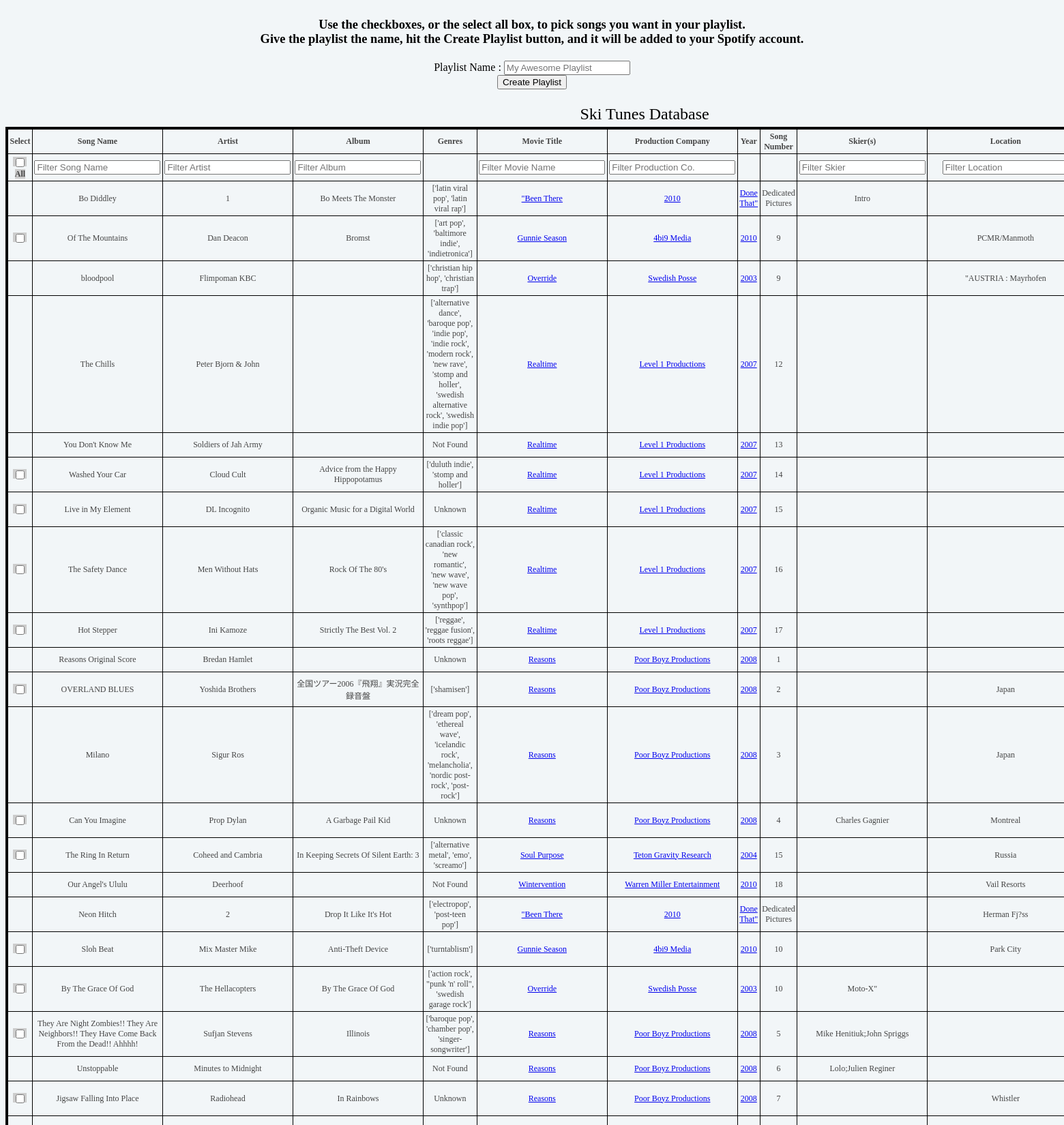
The app's page /skitunes/skibase/movie/year/ Done That" (signed in, upper part) with its own data.
### skitunes/spotify/models.py (models this page shows, shortened)
class ski_movie_song_info(db.Model):
    __tablename__ = 'Ski Movie Tunes Info'
    db_id = db.Column('id', Integer, primary_key = True)
    song_name = db.Column('Song Title', db.String(100))
    song_artist = db.Column('Song Artist', db.String(100))
    song_album = db.Column('Album', db.String(100))
    song_num = db.Column('Song Number', db.String(100))
    genres = db.Column('Genres', db.String(100))
    spotify_id = db.Column('Spotify Link', db.String(100))
    skier_name = db.Column('Skier Name', db.String(100))
    movie_details = relationship("Movie", back_populates="parent")
    ski_type = db.Column('Primary Ski Style', db.String(100))
    location = db.Column('Location', db.String(100))
    video_link = db.Column('Link to segment', db.String(100))

class Movie(db.Model):
    __tablename__ = "movie_details"
    movie_id = db.Column('movie_id', Integer, primary_key = True)
    movie_name = db.Column('Movie Name', db.String(100))
    movie_year = db.Column('Movie Year', db.String(100))
    movie_co = db.Column('Production Company', db.String(100))
    movie_img_url = db.Column('Movie Cover URL', db.String(100))
    parent_id = db.Column(db.Integer, ForeignKey(ski_movie_song_info.db_id))
    parent = relationship("ski_movie_song_info", back_populates="movie_details")

### skitunes/main/views.py (the view)
@app.route('/skitunes/skibase/movie/year/<year>')
@login_required
def year(year):
    movie_year = db.session.query(Movie).filter(Movie.movie_year == year).all()
    year_list = []
    for id in movie_year:
        filter_info = db.session.query(ski_movie_song_info).filter(ski_movie_song_info.db_id.contains(id.parent_id)).all()
        year_list.append(filter_info)
    return render_template('movie_year.html', movie_year = year_list)

### skitunes/account/models.py (called while the page is built)
    @staticmethod
    def get(user_id):
        user = User.query.filter(User.user_id == user_id).first()
        if not user:
            return None
        return user

### skitunes/auth/views.py (called while the page is built)
@login_manager.user_loader
def load_user(user_id):
    return User.get(user_id)

### skitunes/main/views.py (called while the page is built)
@app.before_request
def create_tables():
    db.create_all()

### skitunes/templates/movie_year.html (shortened to what this page needs)
<!DOCTYPE html>
<html lang = "en">
    <head>
    <link rel="stylesheet" href="{{url_for('static',  filename='style.css')}}">
    <body>
        <br>
        {% if current_user.is_authenticated %}
            <div class="mid-bold">Use the checkboxes, or the select all box, to pick songs you want in your playlist.<br>
                Give the playlist the name, hit the Create Playlist button, and it will be added to your Spotify account.<br>
            </div>
            <br>
            <form action="/skitunes/create_playlist" method="post">
                Playlist Name : <input type="text" id="playlist_name" name="playlist_name" placeholder="My Awesome Playlist"><br>
                <button type="submit" name="submit-button" value="Create">Create Playlist</button><br><br>
        {% endif %}
    <table border="4">
        <caption style="font-size: 150%;">Ski Tunes Database</caption>
        <thead>
            <tr>
                <th>Select</th>
                <th>Song Name</th>
                <th>Artist</th>
                <th>Album</th>
                <th>Genres</th>
                <th>Movie Title</th>
                <th>Production Company</th>
                <th>Year</th>
                <th>Song Number</th>
                <th>Skier(s)</th>
                <th>Location</th>
            </tr>
        </thead>
        <tbody>
            <tr>
                <th>
                    <label class="select_all" for="chkbxAll">
                        <input onchange="selectAllChkboxes()" class="select_all" type="checkbox" id="chkbxAll"/>All
                    </label>
                </th>
                <th>
                    <form action="/skitunes/filtersong"><input type="text" value="" placeholder="Filter Song Name" name="song_name"></form>
                </th>
                <th>
                    <form action="/skitunes/filterartist">
                        <input type="text" value="" placeholder="Filter Artist" name="song_artist">
                    </form>
                </th>
                <th>
                    <form action="/skitunes/filteralbum">
                        <input type="text" value="" placeholder="Filter Album" name="song_album">
                    </form>
                </th>
                <th></th>
                <th>
                    <form action="/skitunes/filtermovie">
                        <input type="text" value="" placeholder="Filter Movie Name" name="movie_name">
                    </form>
                </th>
                <th>
                    <form action="/skitunes/filtermovieco">
                        <input type="text" value="" placeholder="Filter Production Co." name="movie_co">
                    </form>
                </th>
                <th></th>
                <th></th>
                <th>
                    <form action="/skitunes/filterskier">
                        <input type="text" value="" placeholder="Filter Skier" name="skier_name">
                    </form>
                </th>
                <th>
                    <form action="/skitunes/filterlocation">
                        <input type="text" value="" placeholder="Filter Location" name="location">
                    </form>
                </th>
            </tr>
            {% for movie in movie_year %}
            {% for track in movie %}
            <tr>
                {% if 'Not Found' in track.spotify_id %}
                <td></td>
                {% else %}
                <td>
                    <label class="select-option" for="chkbx{{ track.db_id }}">
                        <input type="checkbox" name="selected_track" class="select-option" id="chkbx{{ track.db_id }}" value="{{ track.spotify_id }}">
                    </label>
                </td>
                {% endif %}
                <td>{{ track.song_name }}</td>
                <td>{{ track.song_artist }}</td>
                <td>{{ track.song_album }}</td>
                <td>{{ track.genres }}</td>
                {% for movie in track.movie_details %}
                    <td><a  href="{{url_for('ski_movie',  name=movie.movie_name)}}">{{ movie.movie_name }}</a></td>
                    <td><a  href="{{url_for('prod_co',  name=movie.movie_co)}}">{{ movie.movie_co }}</a></td>
                    <td><a  href="{{url_for('year',  year=movie.movie_year)}}">{{ movie.movie_year}}</a></td>
                {% endfor %}
                <td>{{ track.song_num }}</td>
                <td>{{ track.skier_name }}</td>
                <td>{{ track.location }}</td>
            </tr>
            {% endfor %}
            {% endfor %}
        </tbody>
    </table>
    {% if current_user.is_authenticated %}
    </form>
    {% endif %}
</body>
</head>
</html>

### skitunes/static/style.css (style rules this page uses)
body { background-color: #f2f6f8; text-align: center; }
table { text-align: center; margin: 0 auto; vertical-align: middle; width: 92%; color: #000000; border-collapse: collapse; border: 4px solid black; }
th, td, tr { text-align: center; margin: 0 auto; vertical-align: middle; color: #454545; padding: 2.5px; font-size: 12px; height: 15px; }
caption { font-size: 150%; padding: 5px; }
.mid-bold { font-size: 115%; font-weight: bold; display: inline }
.select_all { background: #ccc; }
.select-option { background: #ccc; }
input[type="checkbox"] { vertical-align: middle; }

### records on screen
ski_movie_song_info: Spotify Link "Not Found" (drawn), song_name "Bo Diddley", song_artist "1", song_album "Bo Meets The Monster", genres "['latin viral pop', 'latin viral rap']", song_num "Dedicated Pictures", skier_name "Intro", song_name "Our Angel's Ululu", song_artist "Deerhoof", genres "Not Found", movie_name "Wintervention", movie_co "Warren Miller Entertainment", movie_year "2010", song_num "18", location "Vail Resorts"
Movie: movie_name "\"Been There", movie_co "2010", movie_year "Done That\""
ski_movie_song_info: song_name "Of The Mountains", song_artist "Dan Deacon", song_album "Bromst", genres "['art pop', 'baltimore indie', 'indietronica']", song_num "9", location "PCMR/Manmoth"
Movie: movie_name "Gunnie Season", movie_co "4bi9 Media", movie_year "2010"
ski_movie_song_info: Spotify Link "Not Found" (drawn), song_name "bloodpool", song_artist "Flimpoman KBC", genres "['christian hip hop', 'christian trap']", song_num "9", location "\"AUSTRIA : Mayrhofen"
Movie: movie_name "Override", movie_co "Swedish Posse", movie_year "2003"
ski_movie_song_info: Spotify Link "Not Found" (drawn), song_name "The Chills", song_artist "Peter Bjorn & John", genres "['alternative dance', 'baroque pop', 'indie pop', 'indie rock', 'modern rock', 'new rave', 'stomp and holler', 'swedish alternative rock', 'swedish indie pop']", song_num "12"
Movie: movie_name "Realtime", movie_co "Level 1 Productions", movie_year "2007"
ski_movie_song_info: Spotify Link "Not Found" (drawn), song_name "You Don't Know Me", song_artist "Soldiers of Jah Army", genres "Not Found", song_num "13"
Movie: movie_name "Realtime", movie_co "Level 1 Productions", movie_year "2007"
ski_movie_song_info: song_name "Washed Your Car", song_artist "Cloud Cult", song_album "Advice from the Happy Hippopotamus", genres "['duluth indie', 'stomp and holler']", song_num "14"
Movie: movie_name "Realtime", movie_co "Level 1 Productions", movie_year "2007"
ski_movie_song_info: song_name "Live in My Element", song_artist "DL Incognito", song_album "Organic Music for a Digital World", genres "Unknown", song_num "15"
Movie: movie_name "Realtime", movie_co "Level 1 Productions", movie_year "2007"
ski_movie_song_info: song_name "The Safety Dance", song_artist "Men Without Hats", song_album "Rock Of The 80's", genres "['classic canadian rock', 'new romantic', 'new wave', 'new wave pop', 'synthpop']", song_num "16"
Movie: movie_name "Realtime", movie_co "Level 1 Productions", movie_year "2007"
ski_movie_song_info: song_name "Hot Stepper", song_artist "Ini Kamoze", song_album "Strictly The Best Vol. 2", genres "['reggae', 'reggae fusion', 'roots reggae']", song_num "17"
Movie: movie_name "Realtime", movie_co "Level 1 Productions", movie_year "2007"
ski_movie_song_info: Spotify Link "Not Found" (drawn), song_name "Reasons Original Score", song_artist "Bredan Hamlet", genres "Unknown", song_num "1"
Movie: movie_name "Reasons", movie_co "Poor Boyz Productions", movie_year "2008"
ski_movie_song_info: song_name "OVERLAND BLUES", song_artist "Yoshida Brothers", song_album "全国ツアー2006『飛翔』実況完全録音盤", genres "['shamisen']", song_num "2", location "Japan"
Movie: movie_name "Reasons", movie_co "Poor Boyz Productions", movie_year "2008"
ski_movie_song_info: Spotify Link "Not Found" (drawn), song_name "Milano", song_artist "Sigur Ros", genres "['dream pop', 'ethereal wave', 'icelandic rock', 'melancholia', 'nordic post-rock', 'post-rock']", song_num "3", location "Japan"
Movie: movie_name "Reasons", movie_co "Poor Boyz Productions", movie_year "2008"
ski_movie_song_info: song_name "Can You Imagine", song_artist "Prop Dylan", song_album "A Garbage Pail Kid", genres "Unknown", song_num "4", skier_name "Charles Gagnier", location "Montreal"
Movie: movie_name "Reasons", movie_co "Poor Boyz Productions", movie_year "2008"
ski_movie_song_info: song_name "The Ring In Return", song_artist "Coheed and Cambria", song_album "In Keeping Secrets Of Silent Earth: 3", genres "['alternative metal', 'emo', 'screamo']", song_num "15", location "Russia"
Movie: movie_name "Soul Purpose", movie_co "Teton Gravity Research", movie_year "2004"
ski_movie_song_info: Spotify Link "Not Found" (drawn), song_name "Neon Hitch", song_artist "2", song_album "Drop It Like It's Hot", genres "['electropop', 'post-teen pop']", song_num "Dedicated Pictures", location "Herman Fj?ss"
Movie: movie_name "\"Been There", movie_co "2010", movie_year "Done That\""
ski_movie_song_info: song_name "Sloh Beat", song_artist "Mix Master Mike", song_album "Anti-Theft Device", genres "['turntablism']", song_num "10", location "Park City"
Movie: movie_name "Gunnie Season", movie_co "4bi9 Media", movie_year "2010"
ski_movie_song_info: song_name "By The Grace Of God", song_artist "The Hellacopters", song_album "By The Grace Of God", genres "['action rock', \"punk 'n' roll\", 'swedish garage rock']", song_num "10", skier_name "Moto-X\""
Movie: movie_name "Override", movie_co "Swedish Posse", movie_year "2003"
ski_movie_song_info: song_name "They Are Night Zombies!! They Are Neighbors!! They Have Come Back From the Dead!! Ahhhh!", song_artist "Sufjan Stevens", song_album "Illinois", genres "['baroque pop', 'chamber pop', 'singer-songwriter']", song_num "5", skier_name "Mike Henitiuk;John Spriggs"
Movie: movie_name "Reasons", movie_co "Poor Boyz Productions", movie_year "2008"
ski_movie_song_info: Spotify Link "Not Found" (drawn), song_name "Unstoppable", song_artist "Minutes to Midnight", genres "Not Found", song_num "6", skier_name "Lolo;Julien Reginer"
Movie: movie_name "Reasons", movie_co "Poor Boyz Productions", movie_year "2008"
ski_movie_song_info: song_name "Jigsaw Falling Into Place", song_artist "Radiohead", song_album "In Rainbows", genres "Unknown", song_num "7", location "Whistler"
Movie: movie_name "Reasons", movie_co "Poor Boyz Productions", movie_year "2008"
